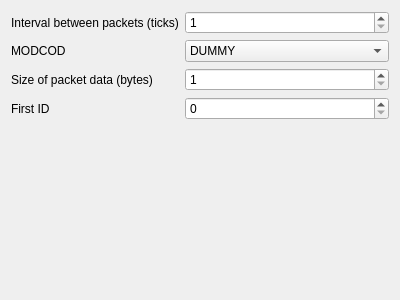
<?xml version="1.0" encoding="UTF-8"?>
<ui version="4.0">
 <class>InputSettingsWidget</class>
 <widget class="SettingsWidget" name="InputSettingsWidget">
  <property name="geometry">
   <rect>
    <x>0</x>
    <y>0</y>
    <width>400</width>
    <height>300</height>
   </rect>
  </property>
  <property name="windowTitle">
   <string>Form</string>
  </property>
  <layout class="QFormLayout" name="formLayout">
   <item row="0" column="0">
    <widget class="QLabel" name="intervalLabel">
     <property name="text">
      <string>Interval between packets (ticks)</string>
     </property>
    </widget>
   </item>
   <item row="0" column="1">
    <widget class="QSpinBox" name="interval">
     <property name="minimum">
      <number>1</number>
     </property>
     <property name="maximum">
      <number>2147483647</number>
     </property>
    </widget>
   </item>
   <item row="1" column="0">
    <widget class="QLabel" name="modcodLabel">
     <property name="text">
      <string>MODCOD</string>
     </property>
    </widget>
   </item>
   <item row="1" column="1">
    <widget class="QComboBox" name="modcod">
     <item>
      <property name="text">
       <string>DUMMY</string>
      </property>
     </item>
     <item>
      <property name="text">
       <string>QPSK_1_4</string>
      </property>
     </item>
     <item>
      <property name="text">
       <string>QPSK_1_3</string>
      </property>
     </item>
     <item>
      <property name="text">
       <string>QPSK_2_5</string>
      </property>
     </item>
     <item>
      <property name="text">
       <string>QPSK_1_2</string>
      </property>
     </item>
     <item>
      <property name="text">
       <string>QPSK_3_5</string>
      </property>
     </item>
     <item>
      <property name="text">
       <string>QPSK_2_3</string>
      </property>
     </item>
     <item>
      <property name="text">
       <string>QPSK_3_4</string>
      </property>
     </item>
     <item>
      <property name="text">
       <string>QPSK_4_5</string>
      </property>
     </item>
     <item>
      <property name="text">
       <string>QPSK_5_6</string>
      </property>
     </item>
     <item>
      <property name="text">
       <string>QPSK_8_9</string>
      </property>
     </item>
     <item>
      <property name="text">
       <string>QPSK_9_10</string>
      </property>
     </item>
     <item>
      <property name="text">
       <string>PSK8_3_5</string>
      </property>
     </item>
     <item>
      <property name="text">
       <string>PSK8_2_3</string>
      </property>
     </item>
     <item>
      <property name="text">
       <string>PSK8_3_4</string>
      </property>
     </item>
     <item>
      <property name="text">
       <string>PSK8_5_6</string>
      </property>
     </item>
     <item>
      <property name="text">
       <string>PSK8_8_9</string>
      </property>
     </item>
     <item>
      <property name="text">
       <string>PSK8_9_10</string>
      </property>
     </item>
    </widget>
   </item>
   <item row="2" column="0">
    <widget class="QLabel" name="dataSizeLabel">
     <property name="text">
      <string>Size of packet data (bytes)</string>
     </property>
    </widget>
   </item>
   <item row="2" column="1">
    <widget class="QSpinBox" name="data_size">
     <property name="minimum">
      <number>1</number>
     </property>
     <property name="maximum">
      <number>2147483647</number>
     </property>
    </widget>
   </item>
   <item row="3" column="0">
    <widget class="QLabel" name="firstIdLabel">
     <property name="text">
      <string>First ID</string>
     </property>
    </widget>
   </item>
   <item row="3" column="1">
    <widget class="QSpinBox" name="first_id">
     <property name="maximum">
      <number>2147483647</number>
     </property>
    </widget>
   </item>
  </layout>
 </widget>
 <customwidgets>
  <customwidget>
   <class>SettingsWidget</class>
   <extends>QWidget</extends>
   <header>settingswidget.h</header>
   <container>1</container>
  </customwidget>
 </customwidgets>
 <resources/>
 <connections/>
</ui>
